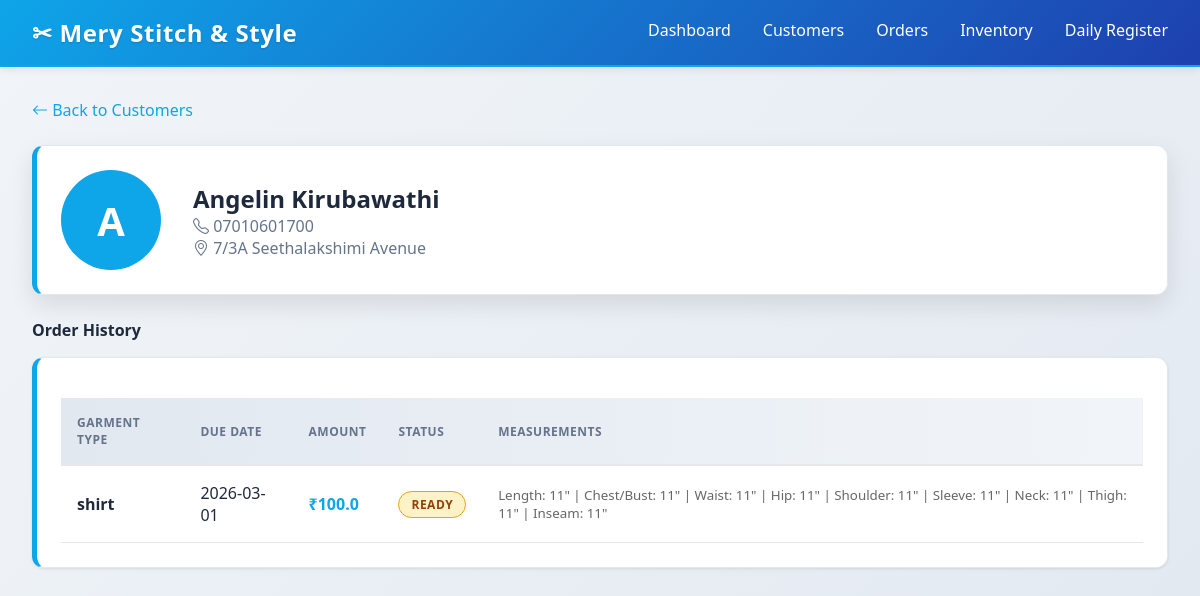
Screenshot of /customer/1 with the database file from the repository.
### tables this page shows
CREATE TABLE customers (id INTEGER PRIMARY KEY, name TEXT, phone TEXT, address TEXT, created_at TIMESTAMP DEFAULT CURRENT_TIMESTAMP);

CREATE TABLE orders (id INTEGER PRIMARY KEY, customer_id INTEGER, garment_type TEXT, status TEXT, price REAL, paid_amount REAL, due_date DATE, measurements TEXT, created_at TIMESTAMP DEFAULT CURRENT_TIMESTAMP);

### app.py (the view)
@app.route("/customer/<int:customer_id>")
def customer_profile(customer_id):
    db = get_db()
    cur = db.cursor()
    execute_query(cur, "SELECT * FROM customers WHERE id = %s", (customer_id,))
    customer = fetchone_dict(cur)
    execute_query(cur, "SELECT * FROM orders WHERE customer_id = %s ORDER BY due_date DESC", (customer_id,))
    orders = fetchall_dict(cur)
    db.close()
    return render_template("customer_profile.html", customer=customer, orders=orders)

### app.py (called while the page is built)
def convert_sql(sql):
    if USE_SQLITE:
        return sql.replace('%s', '?')
    return sql

def execute_query(cur, sql, params=None):
    if params:
        cur.execute(convert_sql(sql), params)
    else:
        cur.execute(sql)
    return cur

def fetchone_dict(cur):
    row = cur.fetchone()
    if row is None:
        return None
    if USE_SQLITE:
        return dict(row)
    return row

def fetchall_dict(cur):
    rows = cur.fetchall()
    if USE_SQLITE:
        return [dict(row) for row in rows]
    return rows

def get_db():
    try:
        if USE_SQLITE:
            conn = sqlite3.connect(DB_PATH)
            conn.row_factory = sqlite3.Row
            return conn
        else:
            conn = psycopg.connect(DATABASE_URL, row_factory=dict_row, connect_timeout=5)
            return conn
    except Exception as e:
        print(f"[ERROR] Database Error: {e}")  # Debug output
        app.logger.exception("Failed to connect to the database")
        abort(503, description=f"Database connection failed: {str(e)}")

### templates/customer_profile.html
{% extends "layout.html" %}
{% block content %}
<div class="d-flex justify-content-between align-items-center mb-4">
    <a href="/customers" style="text-decoration: none; color: var(--primary);"><i class="bi bi-arrow-left"></i> Back to Customers</a>
</div>
<div class="card shadow-lg p-4 mb-4">
    <div style="display: flex; align-items: center; gap: 2rem;">
        <div style="width: 100px; height: 100px; background: var(--primary); color: white; border-radius: 50%; display: flex; align-items: center; justify-content: center; font-size: 2.5rem; font-weight: 800;">
            {{ customer.name[0] | upper }}
        </div>
        <div>
            <h2 class="fw-bold mb-0">{{ customer.name }}</h2>
            <p class="text-muted mb-0"><i class="bi bi-telephone"></i> {{ customer.phone }}</p>
            <p class="text-muted mb-0"><i class="bi bi-geo-alt"></i> {{ customer.address }}</p>
        </div>
    </div>
</div>
<h4 class="fw-bold mb-3">Order History</h4>
{% if orders %}
<div class="card">
    <div class="table-responsive">
        <table>
            <thead>
                <tr>
                    <th>Garment Type</th>
                    <th>Due Date</th>
                    <th>Amount</th>
                    <th>Status</th>
                    <th>Measurements</th>
                </tr>
            </thead>
            <tbody>
                {% for o in orders %}
                <tr>
                    <td><strong>{{ o.garment_type }}</strong></td>
                    <td>{{ o.due_date }}</td>
                    <td class="fw-bold text-primary">₹{{ o.price }}</td>
                    <td>
                        <span class="badge {% if o.status == 'Delivered' %}badge-delivered{% else %}badge-pending{% endif %}">
                            {{ o.status }}
                        </span>
                    </td>
                    <td>
                        <small style="display: block; white-space: pre-wrap; word-break: break-word; color: #666;">{{ o.measurements }}</small>
                    </td>
                </tr>
                {% endfor %}
            </tbody>
        </table>
    </div>
</div>
{% else %}
<div class="card text-center py-5">
    <p class="text-muted">No orders for this customer yet. <a href="/order/new">Create an order</a></p>
</div>
{% endif %}
{% endblock %}

### static/css/style.css (style rules this page uses)
:root { --primary: #0EA5E9; --primary-dark: #0284C7; --primary-light: #38BDF8; --secondary: #FF006E; --accent: #6D28D9; --danger: #EF4444; --success: #10B981; --warning: #F59E0B; --dark: #1E293B; --light: #F8FAFC; --muted: #64748B; --white: #FFFFFF; }
* { margin: 0; padding: 0; box-sizing: border-box; }
body { font-family: 'Segoe UI', Tahoma, Geneva, Verdana, sans-serif; background: linear-gradient(135deg, #F1F5F9 0%, #E2E8F0 100%); color: var(--dark); min-height: 100vh; position: relative; overflow-x: hidden; }
.card { background: var(--white); border-radius: 12px; padding: 1.5rem; box-shadow: 0 2px 8px rgba(0, 0, 0, 0.08); margin-bottom: 2.5rem; border: 1px solid #E2E8F0; animation: fadeInScale 0.5s ease-out; transition: all 0.3s ease; }
table { width: 100%; border-collapse: collapse; margin-top: 1rem; animation: fadeInScale 0.5s ease-out; }
table thead { background: linear-gradient(90deg, #E2E8F0 0%, #F1F5F9 100%); font-weight: 700; color: var(--dark); text-transform: uppercase; font-size: 11px; letter-spacing: 0.5px; border-bottom: 2px solid var(--primary); }
table th { padding: 1rem; text-align: left; transition: all 0.3s ease; }
table td { padding: 1rem; border-bottom: 1px solid #E2E8F0; color: var(--dark); }
table tr { transition: all 0.2s ease; }
.badge { display: inline-block; padding: 0.35rem 0.75rem; border-radius: 12px; font-size: 11px; font-weight: 700; text-transform: uppercase; letter-spacing: 0.5px; transition: all 0.3s ease; cursor: default; }
.badge-pending { background: rgba(245, 158, 11, 0.1); color: var(--warning); border: 1px solid var(--warning); }
.d-flex { display: flex; }
.justify-content-between { justify-content: space-between; }
.align-items-center { align-items: center; }
.mb-4 { margin-bottom: 1.5rem; }
.mb-3 { margin-bottom: 1rem; }
.text-muted { color: var(--muted); }
.text-primary { color: var(--primary); }
.fw-bold { font-weight: 700; }
.shadow-lg { box-shadow: 0 10px 25px rgba(0, 0, 0, 0.12); }
.p-4 { padding: 1.5rem; }
.table-responsive { overflow-x: auto; }
.card { background: white; border-radius: 12px; padding: 1.5rem; box-shadow: 0 1px 3px rgba(0,0,0,0.1); margin-bottom: 1.5rem; border-left: 5px solid var(--primary); }
table { width: 100%; border-collapse: collapse; margin-top: 1rem; }
table thead { background-color: var(--light); font-weight: 600; color: var(--muted); text-transform: uppercase; font-size: 12px; }
table th { padding: 1rem; text-align: left; border-bottom: 2px solid #e5e7eb; }
table td { padding: 1rem; border-bottom: 1px solid #e5e7eb; }
.badge { display: inline-block; padding: 0.25rem 0.75rem; border-radius: 20px; font-size: 12px; font-weight: 600; }
.badge-pending { background-color: #fef3c7; color: #92400e; }
.shadow-lg { box-shadow: 0 10px 25px rgba(0,0,0,0.1); }

### rows the page displays
customers: name "A", name "Angelin Kirubawathi", phone "07010601700", address "7/3A Seethalakshimi Avenue"
orders: garment_type "shirt", due_date "2026-03-01", price "100.0", status "READY", measurements "Length: 11\" | Chest/Bust: 11\" | Waist: 11\" | Hip: 11\" | Shoulder: 11\" | Sleeve: 11\" | Neck: 11\" | Thigh: 11\" | Inseam: 11\""
